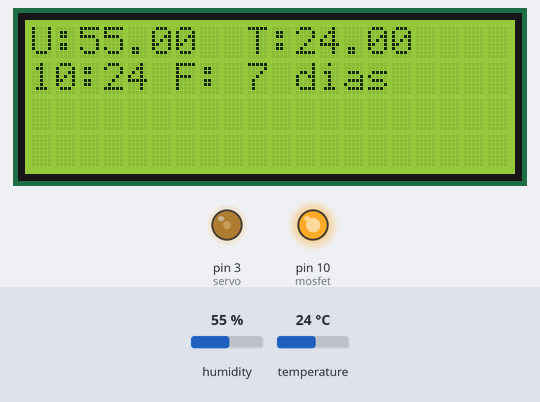
This sketch was run on a simulated Arduino Uno, built with avr-gcc and run on an emulated ATmega328P. Parts: 20×4 character LCD, output pins drawn as LEDs (lit = HIGH). The inputs (shaded band) are chosen by the test bench; at power-on: temperature 24 °C, humidity 55 %. The local clock reads 2024-03-15 10:24:30 at power-on unless the sketch sets it.

Above: at 1.2 s.
1.3 s: temperature set to 36.2 °C
At 1.6 s:
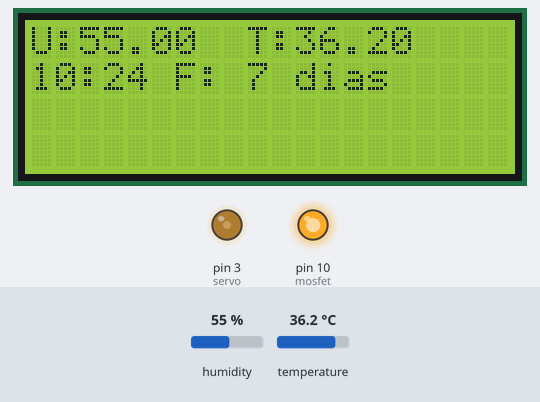
2.8 s: temperature set to 37 °C
At 4.0 s:
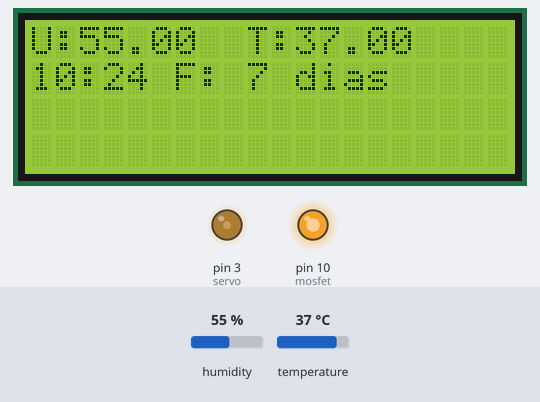
4.3 s: temperature set to 41 °C
At 5.3 s:
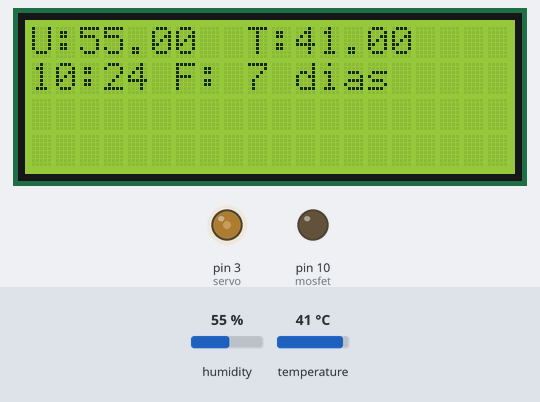
Timing chart, 0 to 7.3 s (numbered marks = the images above; inputs shaded):
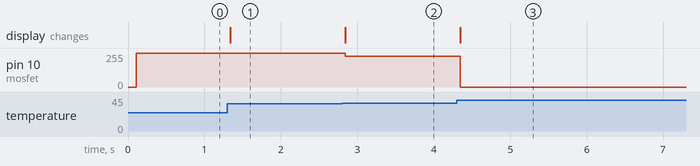

The sketch:

chocadeira.ino
```cpp
#include <LiquidCrystal_I2C.h>
#include <RTClib.h>
#include <Wire.h>
#include <dht.h>

dht DHT;
RTC_DS1307 rtc;

LiquidCrystal_I2C lcd(0x27, 20, 4);

#define DHT22_PIN   5
#define servo       3
#define mosfet      10

int pwmluz;

int Hor;
int Min;
int Sec;
int Data;
int falta;

int i;

uint8_t   date;

void setup() {
  rtc.begin();
  pinMode(mosfet, OUTPUT);
  analogWrite(servo, 80);
  lcd.init();
  lcd.backlight();
}

void loop() {
//rtc.adjust(DateTime(2020, 1, 1, 07, 25, 50));
  DateTime now = rtc.now();
  Hor = rtc.now().hour();
  Min = rtc.now().minute();
  Sec = rtc.now().second();
  Data = rtc.now().day();

  falta = (22 - Data);

// Se faltar mais de 4 dias para a choca move os motores as 6:00, 12:00, 17:56 e 23:59
  if (falta > 4) {
    if ( Hor == 6 &&  (Min == 00 || Min == 00) && Sec == 01) {
      //analogWrite(servo, 80);
      for (int i = 50; i <= 80; i++) {
    analogWrite(servo, i);
    delay(100);
  }
 }

    if ( Hor == 12 &&  (Min == 00 || Min == 00)&& Sec == 01) {
      //analogWrite(servo, 50);
      for (int i = 80; i >= 40; i--) {
    analogWrite(servo, i);
    delay(100);
  }
 }

    if ( Hor == 17 &&  (Min == 56 || Min == 00)&& Sec == 01) {
      //analogWrite(servo, 80);
      for (int i = 50; i <= 80; i++) {
    analogWrite(servo, i);
    delay(100);
  }
 }

    if ( Hor == 23 &&  (Min == 59 || Min == 00)&& Sec == 01) {
      //analogWrite(servo, 120);
      for (int i = 80; i <= 120; i++) {
    analogWrite(servo, i);
    delay(100);
  }
 }
}

// Se faltar 4 dias ou menos para chocar a chocadeira para na posição 80
  if (falta <= 4){
    analogWrite(servo, 80);
  }

  uint32_t start = micros();
  int chk = DHT.read22(DHT22_PIN);
  uint32_t stop = micros();

  if (isnan(DHT.humidity) || isnan(DHT.temperature))  {
    return;
  }

// Imprime as informações de temperatura e umidade no display
  lcd.setCursor(0, 0);
  lcd.print("U:");
  lcd.print(DHT.humidity);
  lcd.print("  T:");
  lcd.print(DHT.temperature);

// Imprime as informações de hora e tempo que falta para a eclosão
  lcd.setCursor(0, 1);
  lcd.print(Hor);
  lcd.print(":");
  lcd.print(Min);
  lcd.print(" F: ");
  lcd.print(falta);
  lcd.print(" dias  ");

// Realiza o cálculo de pwm da luz de acordo com a temperatura
  pwmluz = -(DHT.temperature - 37.9) * 255;

  if (pwmluz > 255)  {
    analogWrite(mosfet, 255);
  }

  if (pwmluz <= 255)  {
    analogWrite(mosfet, pwmluz);
  }

  if (pwmluz <= 1)  {
    digitalWrite(mosfet, LOW);
    delay(5000);
  }
}
```

Measured:
- after the input at 1.3 s, the display: changes at once (image 1)
- after the input at 2.8 s, pin 10 (mosfet): 255/255 → 229/255 at once; the display: changes at once (image 2)
- after the input at 4.3 s, pin 10 (mosfet): 229/255 → 0/255 after 0.05 s; the display: changes after 0.05 s (image 3)
